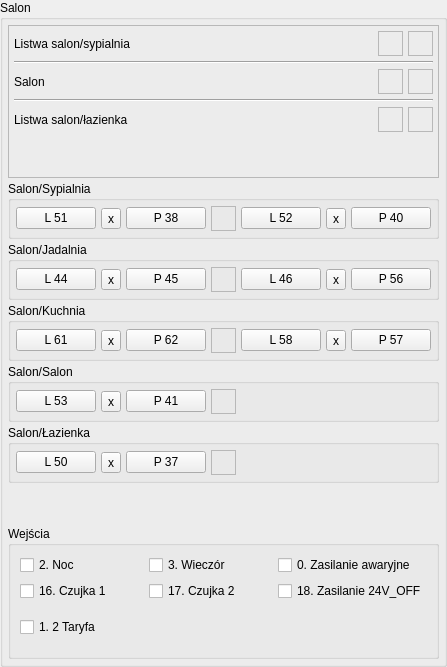
    <widget class="QGroupBox" name="groupBox_2">
     <property name="title">
      <string>Salon</string>
     </property>
     <layout class="QVBoxLayout" name="verticalLayout">
      <property name="spacing">
       <number>3</number>
      </property>
      <property name="leftMargin">
       <number>5</number>
      </property>
      <property name="topMargin">
       <number>5</number>
      </property>
      <property name="rightMargin">
       <number>5</number>
      </property>
      <property name="bottomMargin">
       <number>5</number>
      </property>
      <item>
       <widget class="QFrame" name="frame_2">
        <property name="frameShape">
         <enum>QFrame::StyledPanel</enum>
        </property>
        <property name="frameShadow">
         <enum>QFrame::Raised</enum>
        </property>
        <layout class="QGridLayout" name="gridLayout_7">
         <property name="leftMargin">
          <number>5</number>
         </property>
         <property name="topMargin">
          <number>5</number>
         </property>
         <property name="rightMargin">
          <number>5</number>
         </property>
         <property name="bottomMargin">
          <number>5</number>
         </property>
         <property name="spacing">
          <number>5</number>
         </property>
         <item row="5" column="2">
          <widget class="QFrame" name="led4">
           <property name="minimumSize">
            <size>
             <width>25</width>
             <height>25</height>
            </size>
           </property>
           <property name="maximumSize">
            <size>
             <width>25</width>
             <height>25</height>
            </size>
           </property>
           <property name="autoFillBackground">
            <bool>false</bool>
           </property>
           <property name="styleSheet">
            <string notr="true">background: &quot;white&quot;</string>
           </property>
           <property name="frameShape">
            <enum>QFrame::StyledPanel</enum>
           </property>
           <property name="frameShadow">
            <enum>QFrame::Raised</enum>
           </property>
          </widget>
         </item>
         <item row="0" column="2">
          <widget class="QFrame" name="led2">
           <property name="minimumSize">
            <size>
             <width>25</width>
             <height>25</height>
            </size>
           </property>
           <property name="maximumSize">
            <size>
             <width>25</width>
             <height>25</height>
            </size>
           </property>
           <property name="autoFillBackground">
            <bool>false</bool>
           </property>
           <property name="styleSheet">
            <string notr="true">background: &quot;white&quot;</string>
           </property>
           <property name="frameShape">
            <enum>QFrame::StyledPanel</enum>
           </property>
           <property name="frameShadow">
            <enum>QFrame::Raised</enum>
           </property>
          </widget>
         </item>
         <item row="1" column="0" colspan="3">
          <widget class="Line" name="line">
           <property name="minimumSize">
            <size>
             <width>150</width>
             <height>2</height>
            </size>
           </property>
           <property name="orientation">
            <enum>Qt::Horizontal</enum>
           </property>
          </widget>
         </item>
         <item row="2" column="1">
          <widget class="QFrame" name="salon1">
           <property name="minimumSize">
            <size>
             <width>25</width>
             <height>25</height>
            </size>
           </property>
           <property name="maximumSize">
            <size>
             <width>25</width>
             <height>25</height>
            </size>
           </property>
           <property name="autoFillBackground">
            <bool>false</bool>
           </property>
           <property name="styleSheet">
            <string notr="true">background: &quot;white&quot;</string>
           </property>
           <property name="frameShape">
            <enum>QFrame::StyledPanel</enum>
           </property>
           <property name="frameShadow">
            <enum>QFrame::Raised</enum>
           </property>
          </widget>
         </item>
         <item row="4" column="0" colspan="3">
          <widget class="Line" name="line_2">
           <property name="minimumSize">
            <size>
             <width>150</width>
             <height>2</height>
            </size>
           </property>
           <property name="sizeIncrement">
            <size>
             <width>1024</width>
             <height>0</height>
            </size>
           </property>
           <property name="baseSize">
            <size>
             <width>150</width>
             <height>2</height>
            </size>
           </property>
           <property name="orientation">
            <enum>Qt::Horizontal</enum>
           </property>
          </widget>
         </item>
         <item row="2" column="0">
          <widget class="QLabel" name="lsalon1">
           <property name="text">
            <string>Salon</string>
           </property>
          </widget>
         </item>
         <item row="6" column="0">
          <spacer name="verticalSpacer_2">
           <property name="orientation">
            <enum>Qt::Vertical</enum>
           </property>
           <property name="sizeHint" stdset="0">
            <size>
             <width>20</width>
             <height>40</height>
            </size>
           </property>
          </spacer>
         </item>
         <item row="2" column="2">
          <widget class="QFrame" name="salon2">
           <property name="minimumSize">
            <size>
             <width>25</width>
             <height>25</height>
            </size>
           </property>
           <property name="maximumSize">
            <size>
             <width>25</width>
             <height>25</height>
            </size>
           </property>
           <property name="autoFillBackground">
            <bool>false</bool>
           </property>
           <property name="styleSheet">
            <string notr="true">background: &quot;white&quot;</string>
           </property>
           <property name="frameShape">
            <enum>QFrame::StyledPanel</enum>
           </property>
           <property name="frameShadow">
            <enum>QFrame::Raised</enum>
           </property>
          </widget>
         </item>
         <item row="0" column="0">
          <widget class="QLabel" name="lled1">
           <property name="text">
            <string>Listwa salon/sypialnia</string>
           </property>
          </widget>
         </item>
         <item row="0" column="1">
          <widget class="QFrame" name="led1">
           <property name="minimumSize">
            <size>
             <width>25</width>
             <height>25</height>
            </size>
           </property>
           <property name="maximumSize">
            <size>
             <width>25</width>
             <height>25</height>
            </size>
           </property>
           <property name="autoFillBackground">
            <bool>false</bool>
           </property>
           <property name="styleSheet">
            <string notr="true">background: &quot;white&quot;</string>
           </property>
           <property name="frameShape">
            <enum>QFrame::StyledPanel</enum>
           </property>
           <property name="frameShadow">
            <enum>QFrame::Raised</enum>
           </property>
          </widget>
         </item>
         <item row="5" column="0">
          <widget class="QLabel" name="lled3">
           <property name="text">
            <string>Listwa salon/łazienka</string>
           </property>
          </widget>
         </item>
         <item row="5" column="1">
          <widget class="QFrame" name="led3">
           <property name="minimumSize">
            <size>
             <width>25</width>
             <height>25</height>
            </size>
           </property>
           <property name="maximumSize">
            <size>
             <width>25</width>
             <height>25</height>
            </size>
           </property>
           <property name="autoFillBackground">
            <bool>false</bool>
           </property>
           <property name="styleSheet">
            <string notr="true">background: &quot;white&quot;</string>
           </property>
           <property name="frameShape">
            <enum>QFrame::StyledPanel</enum>
           </property>
           <property name="frameShadow">
            <enum>QFrame::Raised</enum>
           </property>
          </widget>
         </item>
        </layout>
       </widget>
      </item>
      <item>
       <widget class="QGroupBox" name="groupBox_3">
        <property name="title">
         <string>Salon/Sypialnia</string>
        </property>
        <layout class="QHBoxLayout" name="horizontalLayout_2">
         <property name="spacing">
          <number>5</number>
         </property>
         <property name="leftMargin">
          <number>5</number>
         </property>
         <property name="topMargin">
          <number>5</number>
         </property>
         <property name="rightMargin">
          <number>5</number>
         </property>
         <property name="bottomMargin">
          <number>5</number>
         </property>
         <item>
          <widget class="QPushButton" name="pb_216_4">
           <property name="text">
            <string>L 51</string>
           </property>
          </widget>
         </item>
         <item>
          <widget class="QToolButton" name="pb_21x_4">
           <property name="text">
            <string>x</string>
           </property>
          </widget>
         </item>
         <item>
          <widget class="QPushButton" name="pb_214_4">
           <property name="text">
            <string>P 38</string>
           </property>
          </widget>
         </item>
         <item>
          <widget class="QFrame" name="salon_podswietlenie_1">
           <property name="minimumSize">
            <size>
             <width>25</width>
             <height>25</height>
            </size>
           </property>
           <property name="maximumSize">
            <size>
             <width>25</width>
             <height>25</height>
            </size>
           </property>
           <property name="autoFillBackground">
            <bool>false</bool>
           </property>
           <property name="styleSheet">
            <string notr="true">background: &quot;white&quot;</string>
           </property>
           <property name="frameShape">
            <enum>QFrame::StyledPanel</enum>
           </property>
           <property name="frameShadow">
            <enum>QFrame::Raised</enum>
           </property>
          </widget>
         </item>
         <item>
          <widget class="QPushButton" name="pb_216_3">
           <property name="text">
            <string>L 52</string>
           </property>
          </widget>
         </item>
         <item>
          <widget class="QToolButton" name="pb_21x_3">
           <property name="text">
            <string>x</string>
           </property>
          </widget>
         </item>
         <item>
          <widget class="QPushButton" name="pb_214_3">
           <property name="text">
            <string>P 40</string>
           </property>
          </widget>
         </item>
        </layout>
       </widget>
      </item>
      <item>
       <widget class="QGroupBox" name="groupBox_6">
        <property name="title">
         <string>Salon/Jadalnia</string>
        </property>
        <layout class="QHBoxLayout" name="horizontalLayout_5">
         <property name="spacing">
          <number>5</number>
         </property>
         <property name="leftMargin">
          <number>5</number>
         </property>
         <property name="topMargin">
          <number>5</number>
         </property>
         <property name="rightMargin">
          <number>5</number>
         </property>
         <property name="bottomMargin">
          <number>5</number>
         </property>
         <item>
          <widget class="QPushButton" name="pb_58_1">
           <property name="text">
            <string>L 44</string>
           </property>
          </widget>
         </item>
         <item>
          <widget class="QToolButton" name="pb_58_1x2">
           <property name="text">
            <string>x</string>
           </property>
          </widget>
         </item>
         <item>
          <widget class="QPushButton" name="pb_58_2">
           <property name="text">
            <string>P 45</string>
           </property>
          </widget>
         </item>
         <item>
          <widget class="QFrame" name="salon_podswietlenie_3">
           <property name="minimumSize">
            <size>
             <width>25</width>
             <height>25</height>
            </size>
           </property>
           <property name="maximumSize">
            <size>
             <width>25</width>
             <height>25</height>
            </size>
           </property>
           <property name="autoFillBackground">
            <bool>false</bool>
           </property>
           <property name="styleSheet">
            <string notr="true">background: &quot;white&quot;</string>
           </property>
           <property name="frameShape">
            <enum>QFrame::StyledPanel</enum>
           </property>
           <property name="frameShadow">
            <enum>QFrame::Raised</enum>
           </property>
          </widget>
         </item>
         <item>
          <widget class="QPushButton" name="pb_58_3">
           <property name="text">
            <string>L 46</string>
           </property>
          </widget>
         </item>
         <item>
          <widget class="QToolButton" name="pb_58_3x4">
           <property name="text">
            <string>x</string>
           </property>
          </widget>
         </item>
         <item>
          <widget class="QPushButton" name="pb_58_4">
           <property name="text">
            <string>P 56</string>
           </property>
          </widget>
         </item>
        </layout>
       </widget>
      </item>
      <item>
       <widget class="QGroupBox" name="groupBox_5">
        <property name="title">
         <string>Salon/Kuchnia</string>
        </property>
        <layout class="QHBoxLayout" name="horizontalLayout_4">
         <property name="spacing">
          <number>5</number>
         </property>
         <property name="leftMargin">
          <number>5</number>
         </property>
         <property name="topMargin">
          <number>5</number>
         </property>
         <property name="rightMargin">
          <number>5</number>
         </property>
         <property name="bottomMargin">
          <number>5</number>
         </property>
         <item>
          <widget class="QPushButton" name="pb_217_2">
           <property name="text">
            <string>L 61</string>
           </property>
          </widget>
         </item>
         <item>
          <widget class="QToolButton" name="pb_217_x">
           <property name="text">
            <string>x</string>
           </property>
          </widget>
         </item>
         <item>
          <widget class="QPushButton" name="pb_217_3">
           <property name="text">
            <string>P 62</string>
           </property>
          </widget>
         </item>
         <item>
          <widget class="QFrame" name="kuchnia_podswietlenie">
           <property name="minimumSize">
            <size>
             <width>25</width>
             <height>25</height>
            </size>
           </property>
           <property name="maximumSize">
            <size>
             <width>25</width>
             <height>25</height>
            </size>
           </property>
           <property name="autoFillBackground">
            <bool>false</bool>
           </property>
           <property name="styleSheet">
            <string notr="true">background: &quot;silver&quot;</string>
           </property>
           <property name="frameShape">
            <enum>QFrame::StyledPanel</enum>
           </property>
           <property name="frameShadow">
            <enum>QFrame::Raised</enum>
           </property>
          </widget>
         </item>
         <item>
          <widget class="QPushButton" name="pb_58_5">
           <property name="text">
            <string>L 58</string>
           </property>
          </widget>
         </item>
         <item>
          <widget class="QToolButton" name="pb_58_5x6">
           <property name="text">
            <string>x</string>
           </property>
          </widget>
         </item>
         <item>
          <widget class="QPushButton" name="pb_58_6">
           <property name="text">
            <string>P 57</string>
           </property>
          </widget>
         </item>
        </layout>
       </widget>
      </item>
      <item>
       <widget class="QGroupBox" name="groupBox_4">
        <property name="title">
         <string>Salon/Salon</string>
        </property>
        <layout class="QHBoxLayout" name="horizontalLayout_3">
         <property name="spacing">
          <number>5</number>
         </property>
         <property name="leftMargin">
          <number>5</number>
         </property>
         <property name="topMargin">
          <number>5</number>
         </property>
         <property name="rightMargin">
          <number>5</number>
         </property>
         <property name="bottomMargin">
          <number>5</number>
         </property>
         <item>
          <widget class="QPushButton" name="pb_216_2">
           <property name="text">
            <string>L 53</string>
           </property>
          </widget>
         </item>
         <item>
          <widget class="QToolButton" name="pb_21x_2">
           <property name="text">
            <string>x</string>
           </property>
          </widget>
         </item>
         <item>
          <widget class="QPushButton" name="pb_214_2">
           <property name="text">
            <string>P 41</string>
           </property>
          </widget>
         </item>
         <item>
          <widget class="QFrame" name="salon_podswietlenie_2">
           <property name="minimumSize">
            <size>
             <width>25</width>
             <height>25</height>
            </size>
           </property>
           <property name="maximumSize">
            <size>
             <width>25</width>
             <height>25</height>
            </size>
           </property>
           <property name="autoFillBackground">
            <bool>false</bool>
           </property>
           <property name="styleSheet">
            <string notr="true">background: &quot;white&quot;</string>
           </property>
           <property name="frameShape">
            <enum>QFrame::StyledPanel</enum>
           </property>
           <property name="frameShadow">
            <enum>QFrame::Raised</enum>
           </property>
          </widget>
         </item>
         <item>
          <spacer name="horizontalSpacer_5">
           <property name="orientation">
            <enum>Qt::Horizontal</enum>
           </property>
           <property name="sizeHint" stdset="0">
            <size>
             <width>40</width>
             <height>20</height>
            </size>
           </property>
          </spacer>
         </item>
        </layout>
       </widget>
      </item>
      <item>
       <widget class="QGroupBox" name="groupBox_7">
        <property name="title">
         <string>Salon/Łazienka</string>
        </property>
        <layout class="QHBoxLayout" name="horizontalLayout_6">
         <property name="spacing">
          <number>5</number>
         </property>
         <property name="leftMargin">
          <number>5</number>
         </property>
         <property name="topMargin">
          <number>5</number>
         </property>
         <property name="rightMargin">
          <number>5</number>
         </property>
         <property name="bottomMargin">
          <number>5</number>
         </property>
         <item>
          <widget class="QPushButton" name="pb_216_5">
           <property name="text">
            <string>L 50</string>
           </property>
          </widget>
         </item>
         <item>
          <widget class="QToolButton" name="pb_21x_5">
           <property name="text">
            <string>x</string>
           </property>
          </widget>
         </item>
         <item>
          <widget class="QPushButton" name="pb_214_5">
           <property name="text">
            <string>P 37</string>
           </property>
          </widget>
         </item>
         <item>
          <widget class="QFrame" name="mix_podswielenie_1">
           <property name="minimumSize">
            <size>
             <width>25</width>
             <height>25</height>
            </size>
           </property>
           <property name="maximumSize">
            <size>
             <width>25</width>
             <height>25</height>
            </size>
           </property>
           <property name="autoFillBackground">
            <bool>false</bool>
           </property>
           <property name="styleSheet">
            <string notr="true">background: &quot;white&quot;</string>
           </property>
           <property name="frameShape">
            <enum>QFrame::StyledPanel</enum>
           </property>
           <property name="frameShadow">
            <enum>QFrame::Raised</enum>
           </property>
          </widget>
         </item>
         <item>
          <spacer name="horizontalSpacer_6">
           <property name="orientation">
            <enum>Qt::Horizontal</enum>
           </property>
           <property name="sizeHint" stdset="0">
            <size>
             <width>40</width>
             <height>20</height>
            </size>
           </property>
          </spacer>
         </item>
        </layout>
       </widget>
      </item>
      <item>
       <spacer name="verticalSpacer_3">
        <property name="orientation">
         <enum>Qt::Vertical</enum>
        </property>
        <property name="sizeHint" stdset="0">
         <size>
          <width>20</width>
          <height>40</height>
         </size>
        </property>
       </spacer>
      </item>
      <item>
       <widget class="QGroupBox" name="groupBox_15">
        <property name="title">
         <string>Wejścia</string>
        </property>
        <layout class="QGridLayout" name="gridLayout_4">
         <item row="0" column="2">
          <widget class="QCheckBox" name="val_zasilanieAwar">
           <property name="text">
            <string>0. Zasilanie awaryjne</string>
           </property>
          </widget>
         </item>
         <item row="1" column="0">
          <widget class="QCheckBox" name="val_czujka1">
           <property name="text">
            <string>16. Czujka 1</string>
           </property>
          </widget>
         </item>
         <item row="1" column="2">
          <widget class="QCheckBox" name="val_24V">
           <property name="text">
            <string>18. Zasilanie 24V_OFF</string>
           </property>
          </widget>
         </item>
         <item row="0" column="1">
          <widget class="QCheckBox" name="val_wieczor">
           <property name="text">
            <string>3. Wieczór</string>
           </property>
          </widget>
         </item>
         <item row="1" column="1">
          <widget class="QCheckBox" name="val_czujka2">
           <property name="text">
            <string>17. Czujka 2</string>
           </property>
          </widget>
         </item>
         <item row="0" column="0">
          <widget class="QCheckBox" name="val_noc">
           <property name="text">
            <string>2. Noc</string>
           </property>
          </widget>
         </item>
         <item row="2" column="1">
          <spacer name="verticalSpacer_6">
           <property name="orientation">
            <enum>Qt::Vertical</enum>
           </property>
           <property name="sizeHint" stdset="0">
            <size>
             <width>20</width>
             <height>40</height>
            </size>
           </property>
          </spacer>
         </item>
         <item row="2" column="0">
          <widget class="QCheckBox" name="checkBox">
           <property name="text">
            <string>1. 2 Taryfa</string>
           </property>
          </widget>
         </item>
        </layout>
       </widget>
      </item>
     </layout>
    </widget>
